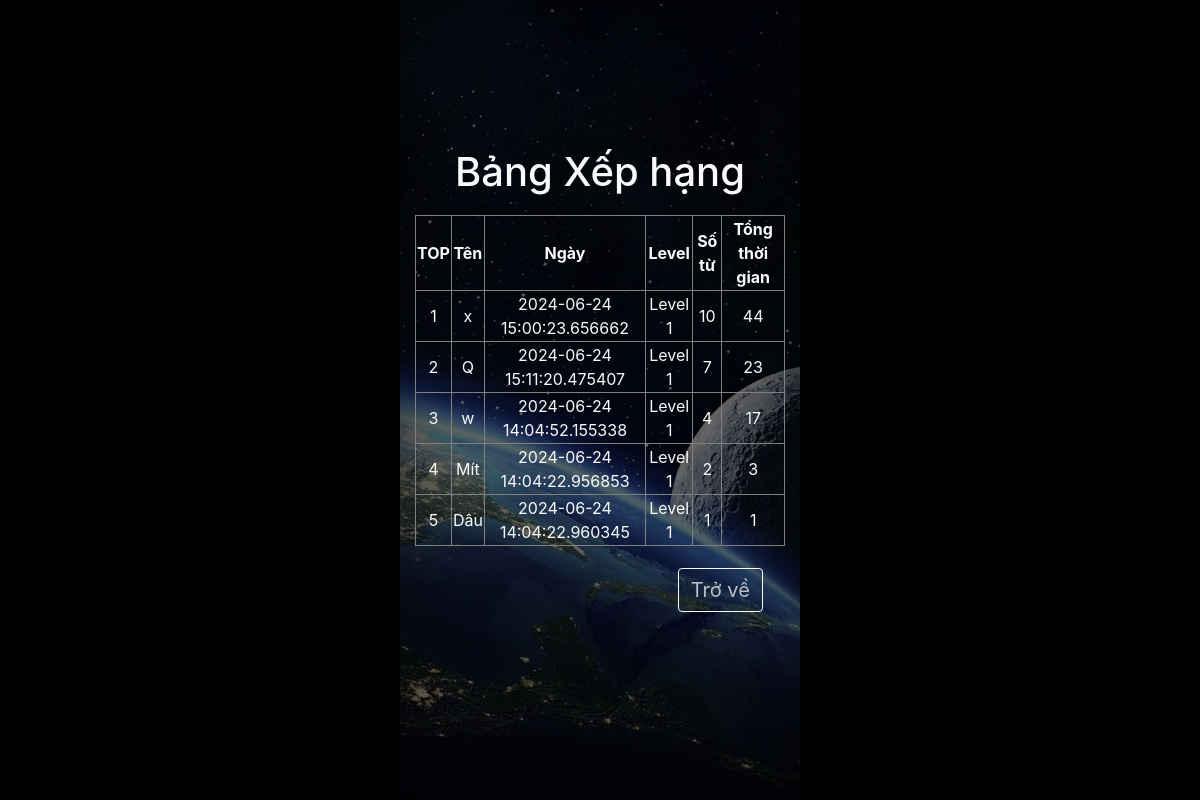
/leaderBoard, run on an earlier commit of the app's database.
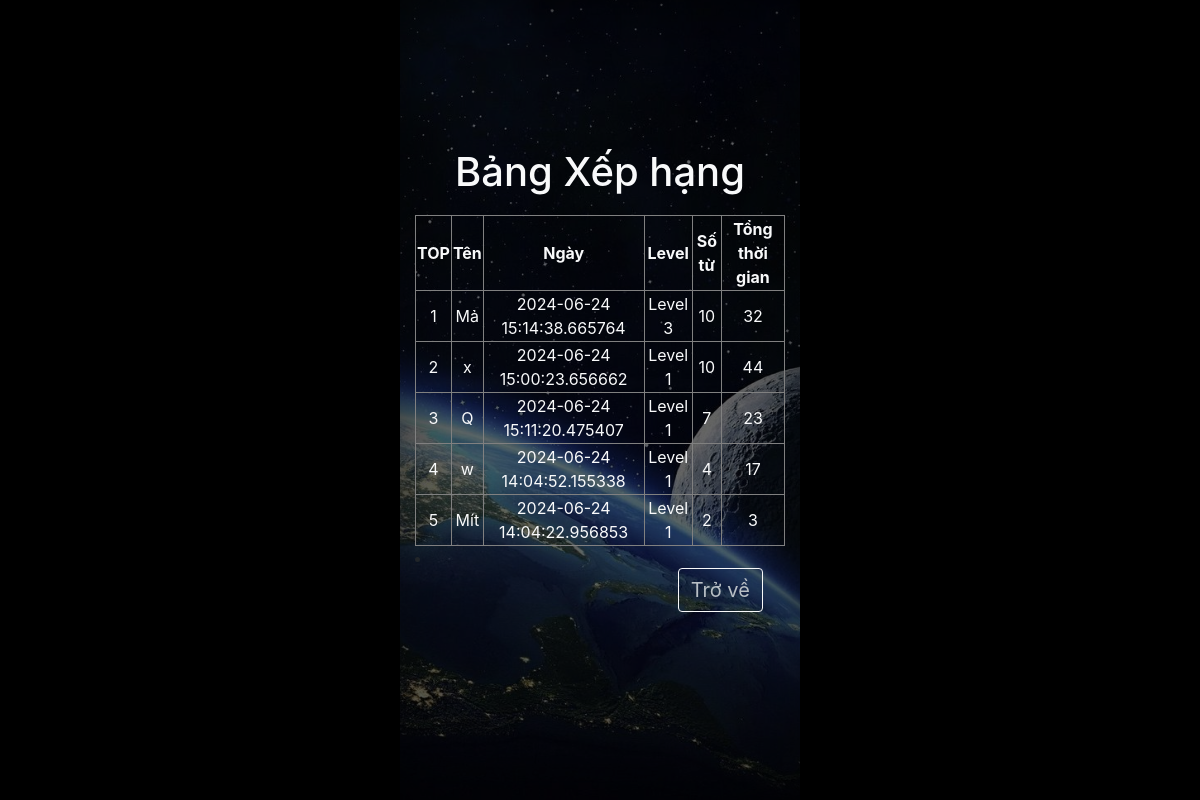
And on a later commit of the database.
### DTO/models/LeaderBoard_db.py (models this page shows)
class LeaderBoard_db(db.Model):
    __tablename__ = 'LeaderBoard'
    id = db.Column(db.Integer, primary_key=True)
    id_max_level = db.Column(db.Integer, db.ForeignKey('Levels.id'), nullable=False)
    record_date = db.Column(db.DateTime(timezone=True), default=datetime.now, onupdate=datetime.now)
    username = db.Column(db.String(100), nullable=False)
    total_words = db.Column(db.Integer, nullable=False)
    total_time = db.Column(db.Integer, nullable=False)
    level = db.relationship('Level_db', backref=db.backref('leaderboards', lazy=True))

### BLL/leaderBoard.py (the view)
@leaderBoard_bl.route('/leaderBoard', methods=['GET'])
def leaderBoard_Get():
    leader_boards = LeaderBoard_db.query.order_by(
        LeaderBoard_db.id_max_level.desc(),
        LeaderBoard_db.total_words.desc(),
        LeaderBoard_db.total_time.desc()
    ).limit(5).all()
    return render_template('leaderBoard.html', leader_boards=leader_boards)

### GUI/templates/leaderBoard.html (shortened to what this page needs)
{% extends "base.html" %}
{% block link %}
<link rel="stylesheet" href="{{ url_for('static', filename='leaderBoard.css') }}">
{% endblock link %}
{%block content%}
<div>
    <h1 class = "text-light header">Bảng Xếp hạng</h1>
    <table class = "text-light table_new" border="1">
        <tr>
            <th>TOP </th>
            <th>Tên </th>
            <th>Ngày</th>
            <th>Level</th>
            <th>Số từ</th>
            <th>Tổng thời gian</th>
        </tr>
        {% for leader_board in leader_boards %}
        <tr>
            <td>{{ loop.index }}</td>
            <td>{{ leader_board.username }}</td>
            <td>{{ leader_board.record_date }}</td>
            <td>Level {{ leader_board.id_max_level }}</td>
            <td>{{ leader_board.total_words }}</td>
            <td>{{ leader_board.total_time }}</td>
        </tr>
        {% endfor %}
    </table>
</div>
<li><a class="return btn btn-outline-light" id="home" href="/">Trở về</a></li>
{%endblock%}

What changed in the data, as far as the page shows it:
no longer on this page (row unchanged): LeaderBoard_db: username "Dâu", record_date "2024-06-24 14:04:22.960345", id_max_level "1", total_words "1", total_time "1"
added LeaderBoard_db: username "Mả", record_date "2024-06-24 15:14:38.665764", id_max_level "3", total_words "10", total_time "32"
